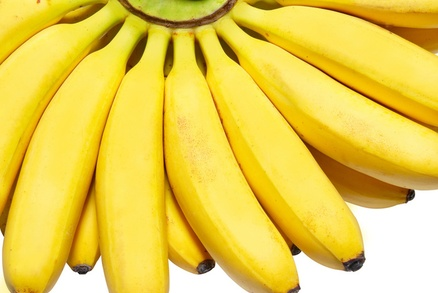
#> input picture data/bananas.jpg, 438 x 293 px, shrunk from 700 x 469 before the run
$ python main.py
#> lines starting #> are read from the running program, lines starting #| are printed output that depends on the picture; after the words box and inside, x2 and y2 are one past the last pixel; in counts of white or black regions, pixels touching at a corner belong together
import cv2
from random import randrange
import numpy as np

# [26 lines left out: function basic, not called in this run]


def training_task_bananas():
    img = cv2.imread('data/bananas.jpg')
#> img is the input picture: shape (293, 438, 3); mean B, G, R 74.8, 205.3, 234
    #cv2.imshow('Image', img)

    gray = cv2.cvtColor(img, cv2.COLOR_BGR2GRAY)
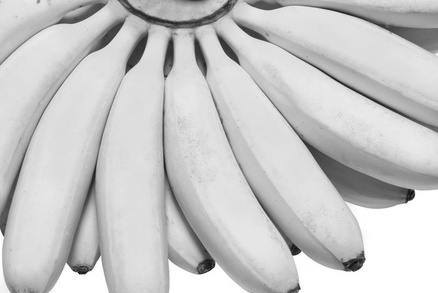
#> gray: shape (293, 438); min 12, max 255, mean 199

    # Canny
    #blur = cv2.blur(gray, (5, 5))
    blur = cv2.GaussianBlur(gray, (5, 5), 3)
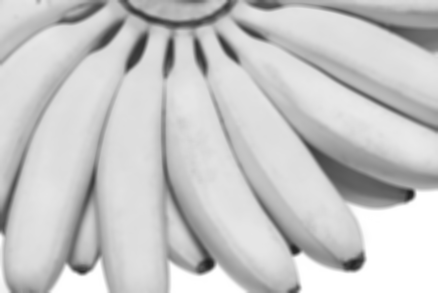
#> blur: shape (293, 438); min 30, max 255, mean 199
    # cv2.imshow('Blur', blur)

    edges = cv2.Canny(blur, 20, 110)
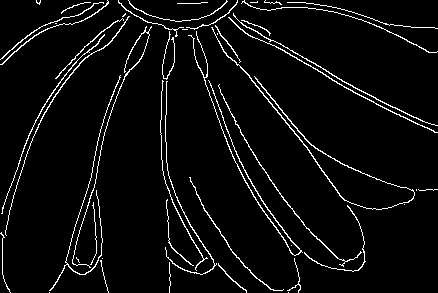
#> edges: shape (293, 438); 4.9% white in thin lines or dots
    # cv2.imshow('Edges', edges)

    # Zvacsi obrysy bananov
    kernel = cv2.getStructuringElement(shape=cv2.MORPH_RECT, ksize=(5, 5))
    edges = cv2.dilate(edges, kernel, iterations=3)
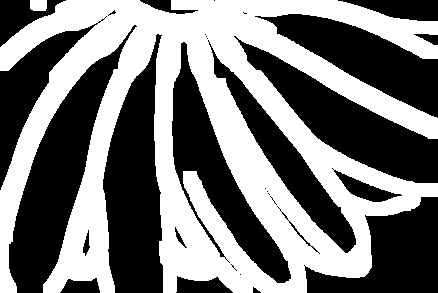
#> edges: shape (293, 438); 47.2% white; 2 white regions, box (x1, y1, x2, y2) and area: (0, 0, 438, 293) 60352, (30, 0, 47, 11) 181
    cv2.imshow('Edges', edges)

    # Zmeni farbu pozadia, aby sa dali rozlisit banany
    edges = cv2.bitwise_not(edges)
    _, b = cv2.threshold(gray, 240, 255, cv2.THRESH_BINARY)
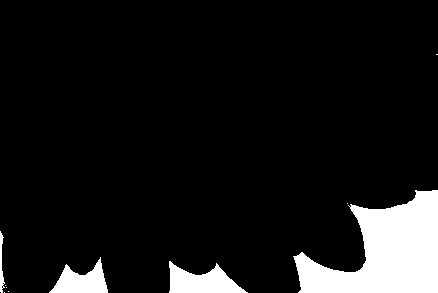
#> b: shape (293, 438); 9% white; 10 white regions (6 under 20 px), largest, box (x1, y1, x2, y2) and area: (293, 190, 438, 293) 8781, (169, 261, 248, 293) 1486, (49, 257, 108, 293) 1141, (0, 231, 5, 293) 162
    edges[b > 0] = 0
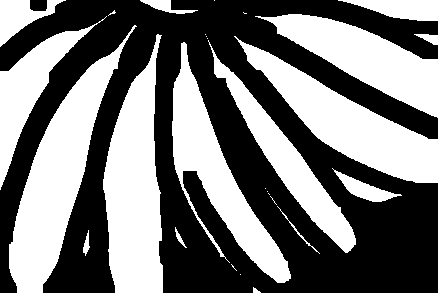
#> edges: shape (293, 438); 46.6% white; 28 white regions (12 under 20 px)
    cv2.imshow('Edges2', edges)

    contours, h = cv2.findContours(edges, cv2.RETR_EXTERNAL, cv2.CHAIN_APPROX_SIMPLE)
#> contours = 28 contours, 13 with area under 20; largest, box (x1, y1, x2, y2) and area: (9, 25, 137, 293) 10510, (103, 34, 163, 293) 9982, (234, 36, 438, 183) 8932, (172, 42, 291, 283) 7657, (255, 14, 438, 118) 7229; h = 28 rows, first 6: [1, -1, -1, -1], [2, 0, -1, -1], [3, 1, -1, -1], [4, 2, -1, -1], [5, 3, -1, -1], [6, 4, -1, -1]
    print('All contours: ', len(contours))
#| All contours:  28
    n = 0
    for i, c in enumerate(contours):
        colour = (randrange(255), randrange(255), randrange(255))
        # colour = (255, 0, 0)
        if cv2.contourArea(c) > 200:
            cv2.drawContours(img, contours, i, colour, 3)
            n += 1
#> this loop made 28 passes
#> colour on passes 1, 3, 4, 5, 6, 7, 11, 12, 13, 15, 17, 19: (216, 98, 194), (66, 247, 130), (124, 103, 235), (200, 212, 77), (247, 122, 91), (149, 228, 232), (64, 252, 232), (136, 251, 180), (207, 154, 230), (186, 18, 230), (120, 143, 25), (156, 163, 233)
#> (c, colour) on passes 2, 8, 9, 10, 14, 16: ([[240, 274]], (227, 107, 10)), ([[268, 193], [269, 194]], (55, 129, 35)), ([[267, 191]], (72, 35, 193)), ([[265, 188]], (24, 158, 204)), ([[207, 38]], (37, 79, 25)), ([[206, 36]], (217, 175, 84))
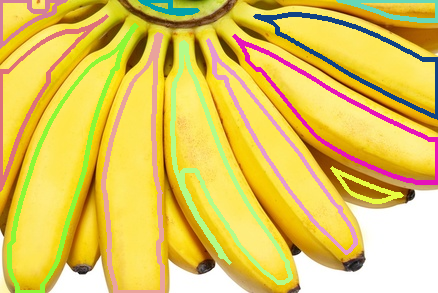
#> img: shape (293, 438, 3); 15.11% of pixels changed, all inside (x1, y1, x2, y2) = (0, 0, 438, 293)
#> after the loop, n = 11

        # cv2.putText(img, i)
    cv2.imshow('Contours', img)
    print('Possible bananas: ', n)
#| Possible bananas:  11

    cv2.waitKey()


# [27 lines left out: function training_task_oranges, not called in this run]


if __name__ == '__main__':
    #basic()
    training_task_bananas()
    #training_task_oranges()
